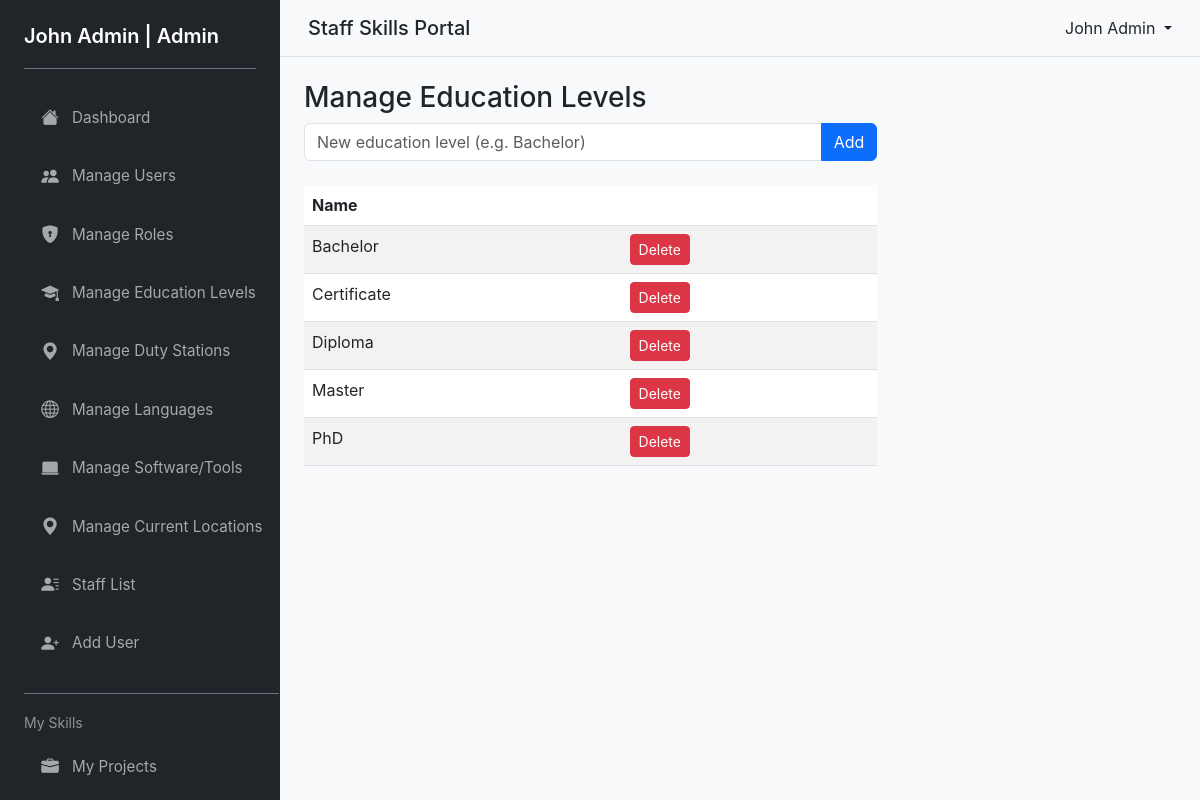
The app's page /pages/manage_education.php (signed in) with its own data.
### tables this page shows
CREATE TABLE IF NOT EXISTS education_levels (
  id INT AUTO_INCREMENT PRIMARY KEY,
  name VARCHAR(120) NOT NULL UNIQUE,
  created_at TIMESTAMP DEFAULT CURRENT_TIMESTAMP
);

### pages/manage_education.php (the view, shortened to what this page needs)
<?php
require_once __DIR__ . '/../includes/header.php';
$pdo = getPDO();
$list = $pdo->query('SELECT id,name FROM education_levels ORDER BY name ASC')->fetchAll();
?>
<div class="row">
    <div class="col-md-8">
        <h3>Manage Education Levels</h3>
        <form method="post" class="mb-4">
            <div class="input-group">
                <input class="form-control" name="name" placeholder="New education level (e.g. Bachelor)">
                <button class="btn btn-primary">Add</button>
            </div>
        </form>
        <table class="table table-striped">
            <thead><tr><th>Name</th><th></th></tr></thead>
            <tbody>
                <?php if ($list): foreach ($list as $row): ?>
                    <tr>
                        <td><?php echo htmlspecialchars($row['name']); ?></td>
                        <td>
                            <form method="post" style="display:inline;" onsubmit="return confirm('Delete?');">
                                <button class="btn btn-danger btn-sm">Delete</button>
                            </form>
                        </td>
                    </tr>
                <?php endforeach; else: ?>
                    <tr><td colspan="2">No education levels defined.</td></tr>
                <?php endif; ?>
            </tbody>
        </table>
    </div>
</div>
<?php require_once __DIR__ . '/../includes/footer.php'; ?>

### assets/css/styles.css (style rules this page uses)
* { box-sizing: border-box; }
body { font-family: -apple-system, BlinkMacSystemFont, 'Segoe UI', 'Roboto', 'Oxygen', 'Ubuntu', 'Cantarell', 'Fira Sans', 'Droid Sans', 'Helvetica Neue', sans-serif; background-color: #f8f9fa; margin: 0; padding: 0; }
.table { margin-bottom: 0; border-collapse: collapse; }
.btn { transition: all 0.2s ease; }

### records on screen
education_levels: name "Bachelor"
education_levels: name "Certificate"
education_levels: name "Diploma"
education_levels: name "Master"
education_levels: name "PhD"

### other values on screen
$_SESSION['user']['full_names'] "John Admin"
$_SESSION['user']['role_name'] "Admin"
